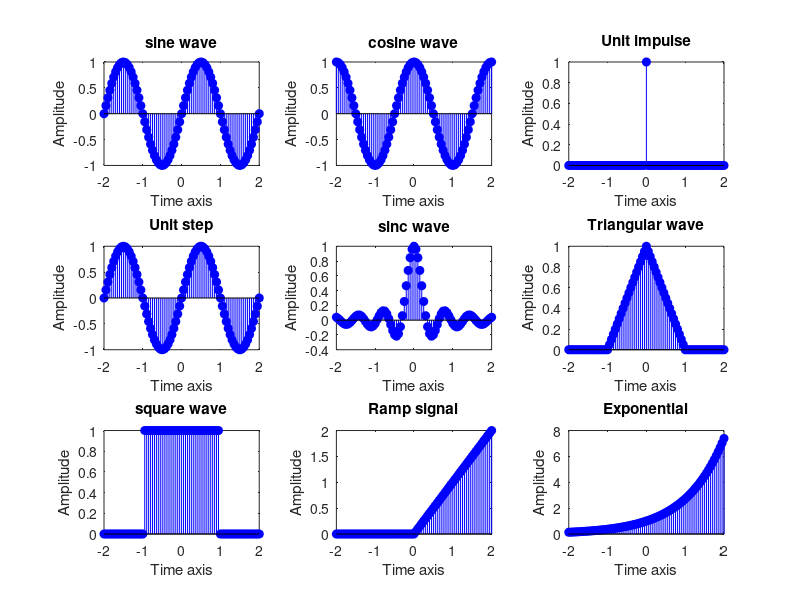

Reproduce this figure in MATLAB.
fs=20;
t=-(1/fs*40):1/fs:(1/fs*40);
f=0.5;
a=sin(2*pi*f*t);
subplot (331);
stem(t,a,'b',"filled");
title("sine wave");
xlabel("Time axis");
ylabel("Amplitude");
%-----------------------
b=cos(2*pi*f*t);
subplot (332);
stem(t,b,'b',"filled");
title("cosine wave");
xlabel("Time axis");
ylabel("Amplitude");
%-------------------------
c=t==0;
subplot (333);
stem(t,c,'b',"filled");
title("Unit impulse");
xlabel("Time axis");
ylabel("Amplitude");

%--------------------------
d=t>=0;
subplot (334);
stem(t,a,'b',"filled");
title("Unit step");
xlabel("Time axis");
ylabel("Amplitude");

%---------------------------
e=sinc(2*pi*f*t);
subplot (335);
stem(t,e,'b',"filled");
title("sinc wave");
xlabel("Time axis");
ylabel("Amplitude");

%---------------------------
g=abs(t)<1;
g=g.*(1-abs(t));
subplot (336);
stem(t,g,'b',"filled");
title("Triangular wave");
xlabel("Time axis");
ylabel("Amplitude");
%----------------------------
h=abs(t)<1;
subplot (337);
stem(t,h,'b',"filled");
title("square wave");
xlabel("Time axis");
ylabel("Amplitude");
%-------------------------
i=d.*t;
subplot (338);
stem(t,i,'b',"filled");
title("Ramp signal");
xlabel("Time axis");
ylabel("Amplitude");

%--------------------------
j=exp(t);
subplot (339);
stem(t,j,'b',"filled");
title("Exponential");
xlabel("Time axis");
ylabel("Amplitude");